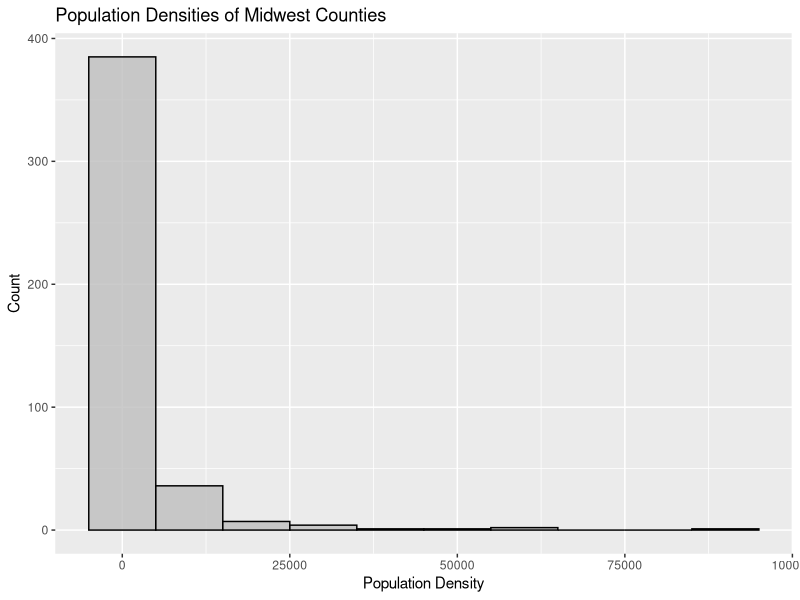
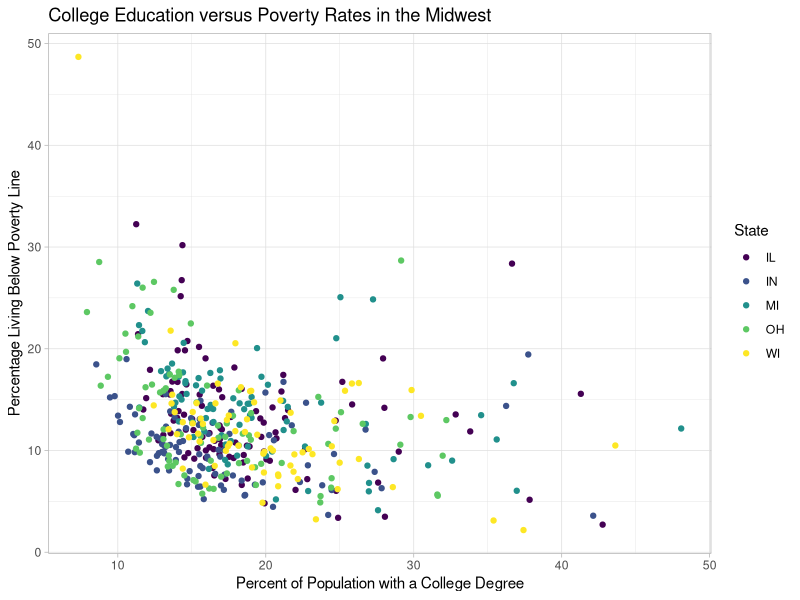
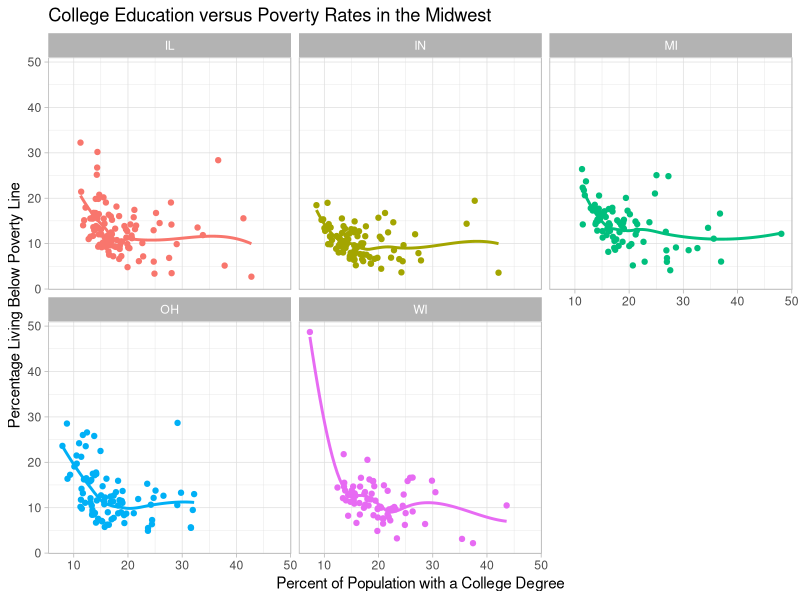
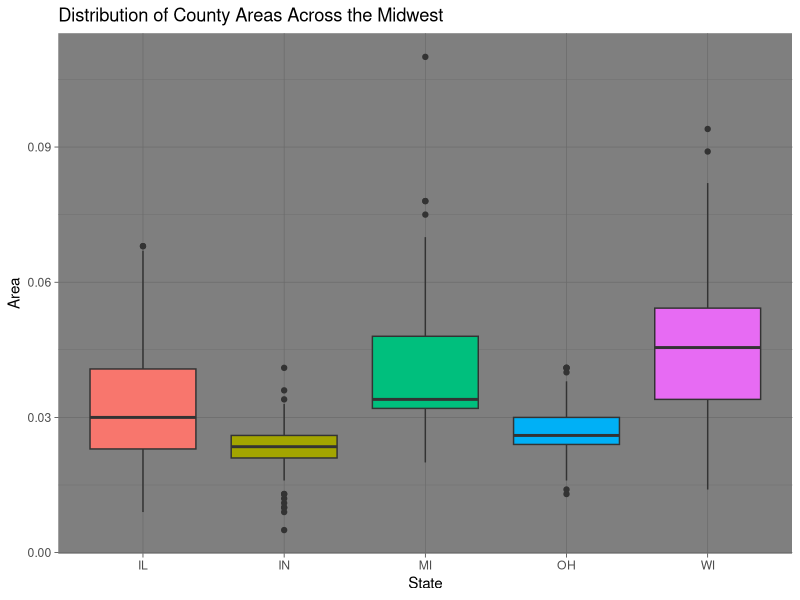
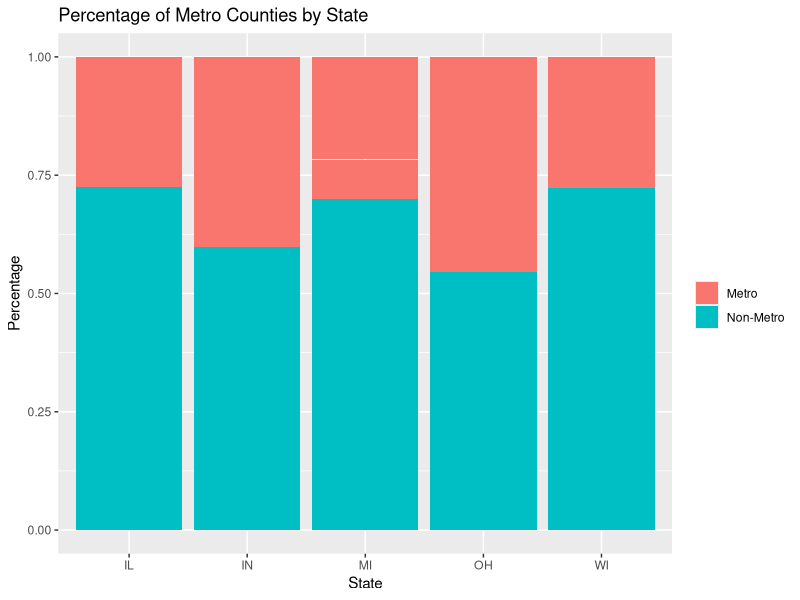

Here is the R script that generated these plots, in order:
## ---- chunk 1
#| label: load-packages
#| message: false

library(tidyverse)
library(viridis)
## ---- chunk 2
#| label: exercise-1

ggplot(midwest, mapping = aes(x = popdensity)) + 
  geom_histogram(binwidth = 10000, alpha = 0.8, color = "black", 
                 fill = "grey") +
  labs(x = "Population Density", y = "Count", title = 
         "Population Densities of Midwest Counties")
## ---- chunk 3
#| label: exercise-2

ggplot(midwest, mapping = aes(x = percollege, y = percbelowpoverty, 
                              color = state)) +
  geom_point() + 
  labs(x = "Percent of Population with a College Degree", 
       y = "Percentage Living Below Poverty Line", 
       title = "College Education versus Poverty Rates in the Midwest",
       color = "State") +
  theme_light() + 
  scale_color_viridis_d(option = "D")
## ---- chunk 4
#| label: exercise-4

ggplot(midwest, mapping = aes(x = percollege, y = percbelowpoverty, 
                              color = state)) +
  geom_point() + 
  labs(x = "Percent of Population with a College Degree", 
       y = "Percentage Living Below Poverty Line", 
       title = "College Education versus Poverty Rates in the Midwest") +
  theme_light() + 
  theme(legend.position = "none") +
  facet_wrap("state") +
  geom_smooth(se = FALSE)
  scale_color_viridis_d(option = "D")
## ---- chunk 5
#| label: exercise-5

ggplot(midwest, mapping = aes(x = state, y = area, fill = state)) +
  geom_boxplot() +
  theme_dark() +
  labs(x = "State", y = "Area", 
       title = "Distribution of County Areas Across the Midwest") +
  theme(legend.position = "none")
## ---- chunk 6
#| label: exercise-6
midwest <- midwest |>
  mutate(metro = if_else(inmetro == 1, "Metro", "Non-Metro"))
ggplot(midwest, aes(fill=metro, y = 1, x=state)) + 
    geom_bar(position="fill", stat="identity") +
  labs(x = "State", y = "Percentage", title = "Percentage of Metro Counties by State", fill = "")
## ---- chunk 7
#| label: exercise-7

